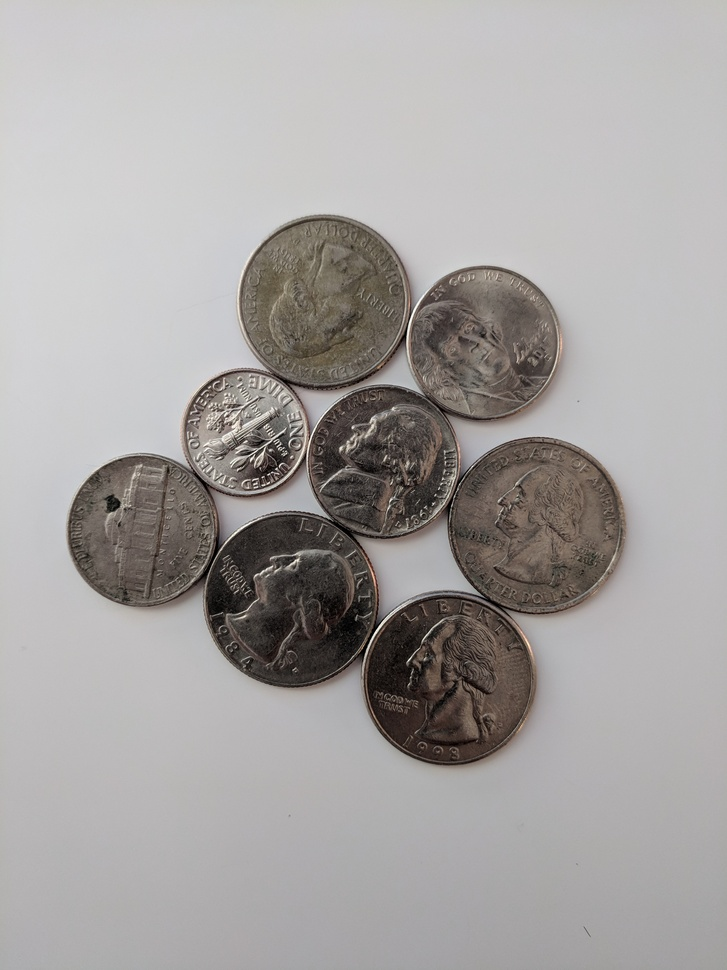
#> input picture DATA/coins_on_white.jpg, 727 x 970 px, shrunk from 3036 x 4048 before the run, given in place of the camera
$ jupyter execute optical_flow.ipynb   (text cells are left out)
#> lines starting #> are read from the running program, lines starting #| are printed output that depends on the picture; after the words box and inside, x2 and y2 are one past the last pixel; in counts of white or black regions, pixels touching at a corner belong together
[cell 1]
import numpy as np
import cv2

[cell 2]
corner_track_params = dict(maxCorners = 10, qualityLevel = 0.3,
                           minDistance = 7, blockSize = 7)

[cell 3]
#params for lucas kanade method

lk_params = dict(winSize=(200,200), maxLevel = 2,
                 criteria = (cv2.TERM_CRITERIA_EPS |
                             cv2.TERM_CRITERIA_COUNT, 10, 0.03))

[cell 4]
cap = cv2.VideoCapture(0)

ret, prev_frame = cap.read()
#> prev_frame is the input picture: shape (970, 727, 3); mean B, G, R 162.1, 163.3, 166.4

prev_gray = cv2.cvtColor(prev_frame, cv2.COLOR_BGR2GRAY)

# points to track

prevPts = cv2.goodFeaturesToTrack(prev_gray, mask=None,
                                  **corner_track_params)
#> prevPts = [[276, 468], [268, 451], [259, 480], [275, 479], [285, 447], [423, 511], [267, 476], [275, 447], [277, 383], [251, 458]]

mask = np.zeros_like(prev_frame)

while True:
    ret, frame = cap.read()

    frame_gray = cv2.cvtColor(frame, cv2.COLOR_BGR2GRAY)

    nextPts, status, err = cv2.calcOpticalFlowPyrLK(prev_gray,
                                                    frame_gray,
                                                    prevPts,
                                                    None,
                                                   **lk_params)
#> nextPts has the same summary as prevPts; status = [1, 1, 1, 1, 1, 1, 1, 1, 1, 1]; err = [0, 0, 0, 0, 0, 0, 0, 0, 0, 0]
    good_new = nextPts[status==1]
#> good_new has the same summary as prevPts
    good_prev = prevPts[status==1]
#> good_prev has the same summary as prevPts

    for i, (new, prev) in enumerate(zip(good_new, good_prev)):
        x_new, y_new = new.ravel()
        x_prev, y_prev = prev.ravel()

        mask = cv2.line(mask, (int(x_new),int(y_new)),
                        (int(x_prev),int(y_prev)), (0,255,0),3)

        frame = cv2.circle(frame, (int(x_new), int(y_new)), 8, (0,0,255), -1)
#> this loop made 10 passes
#> (x_new, y_new, x_prev, y_prev) on passes 1 to 10: (276, 468, 276, 468), (268, 451, 268, 451), (259, 480, 259, 480), (275, 479, 275, 479), (285, 447, 285, 447), (423, 511, 423, 511), (267, 476, 267, 476), (275, 447, 275, 447), (277, 383, 277, 383), (251, 458, 251, 458)
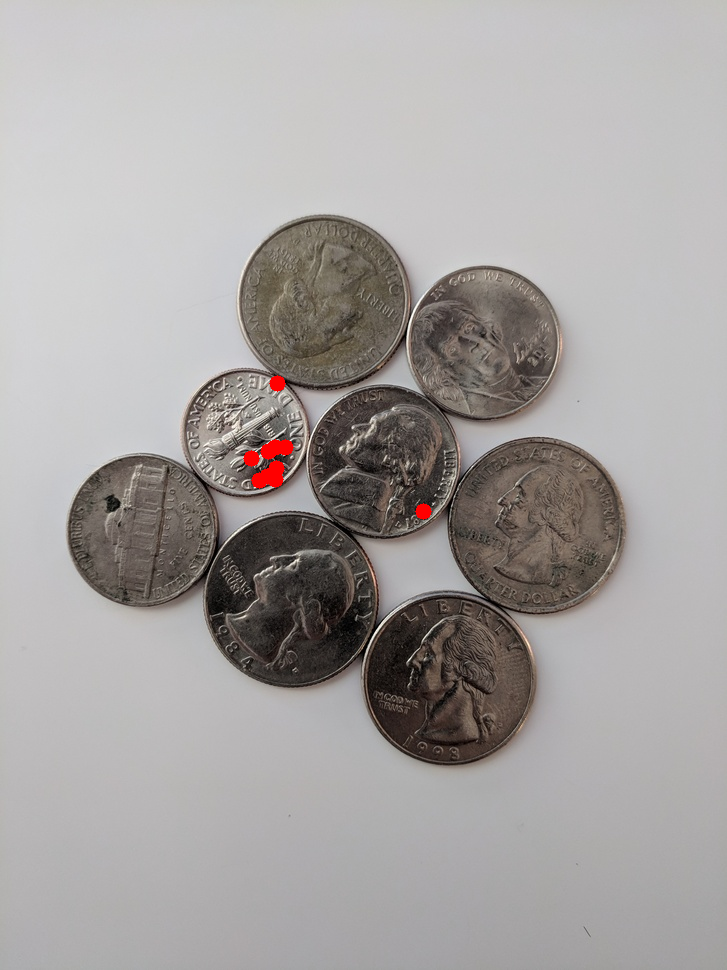
#> frame: shape (970, 727, 3); mean B, G, R 161.9, 163.1, 166.8
#> mask: shape (970, 727, 3); mean of channels 0, 1, 2 0, 0, 0

    img = cv2.add(frame, mask)
    cv2.imshow('tracking', img)

    k = cv2.waitKey(30) & 0xFF
#> (key Esc is pressed here)

    if k == 27:
        break

    prev_gray = frame_gray.copy()

    prevPts = good_new.reshape(-1,1,2)

cv2.destroyAllWindows()
cap.release()

[cell 5]
import numpy as np
import cv2

[cell 6]
cap = cv2.VideoCapture(0)

ret, frame1 = cap.read()

prevImg = cv2.cvtColor(frame1, cv2.COLOR_BGR2GRAY)

hsv_mask = np.zeros_like(frame1)
hsv_mask[:,:,1] = 255

while True:

    ret, frame2 = cap.read()

    nextImg = cv2.cvtColor(frame2, cv2.COLOR_BGR2GRAY)

    flow = cv2.calcOpticalFlowFarneback(prevImg, nextImg, None, 0.5, 3, 15, 3, 5, 1.2, 0)

    mag, ang = cv2.cartToPolar(flow[:,:,0], flow[:,:,1], angleInDegrees=True)
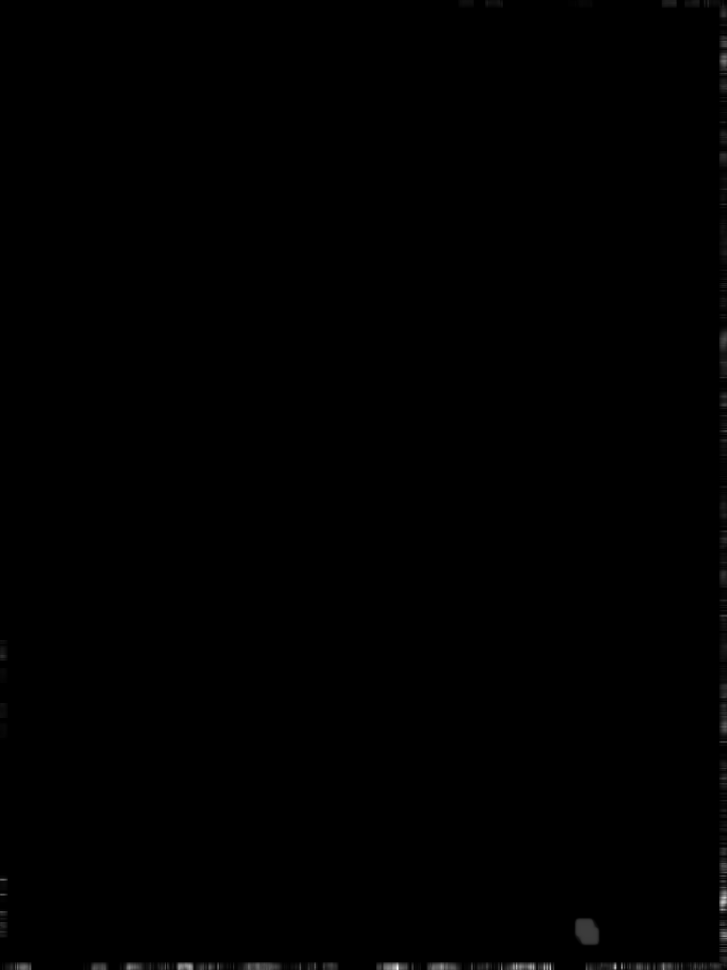
#> mag: shape (970, 727) float32; min 0, max 6.71e-05, mean 1.56e-07; drawn with min black and max white
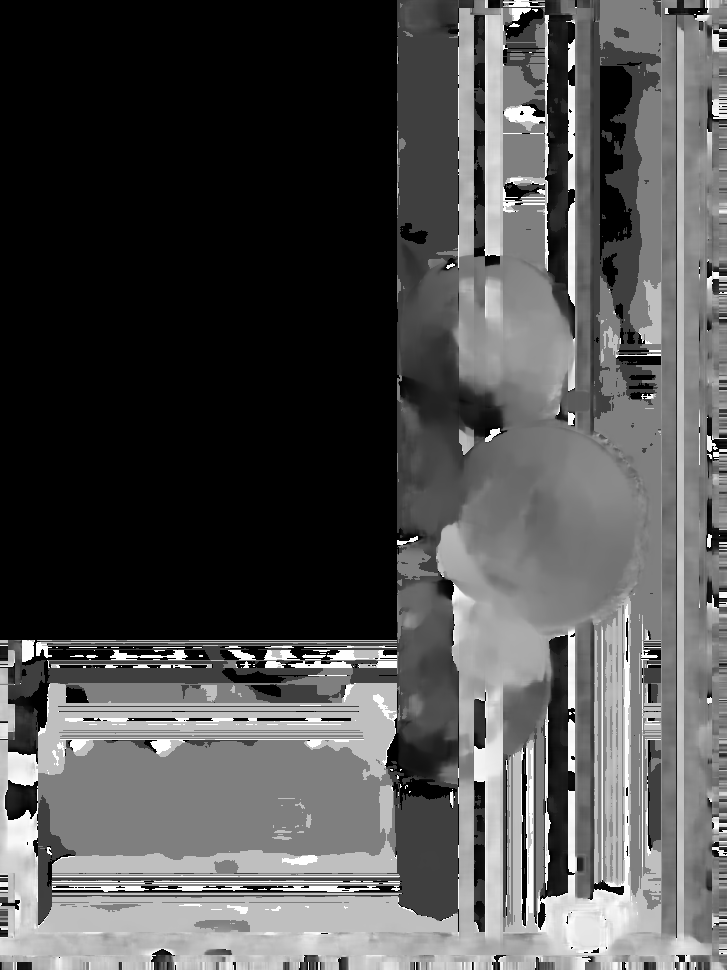
#> ang: shape (970, 727) float32; min 0, max 360, mean 113.6; drawn with min black and max white

    hsv_mask[:,:,0] = ang/2
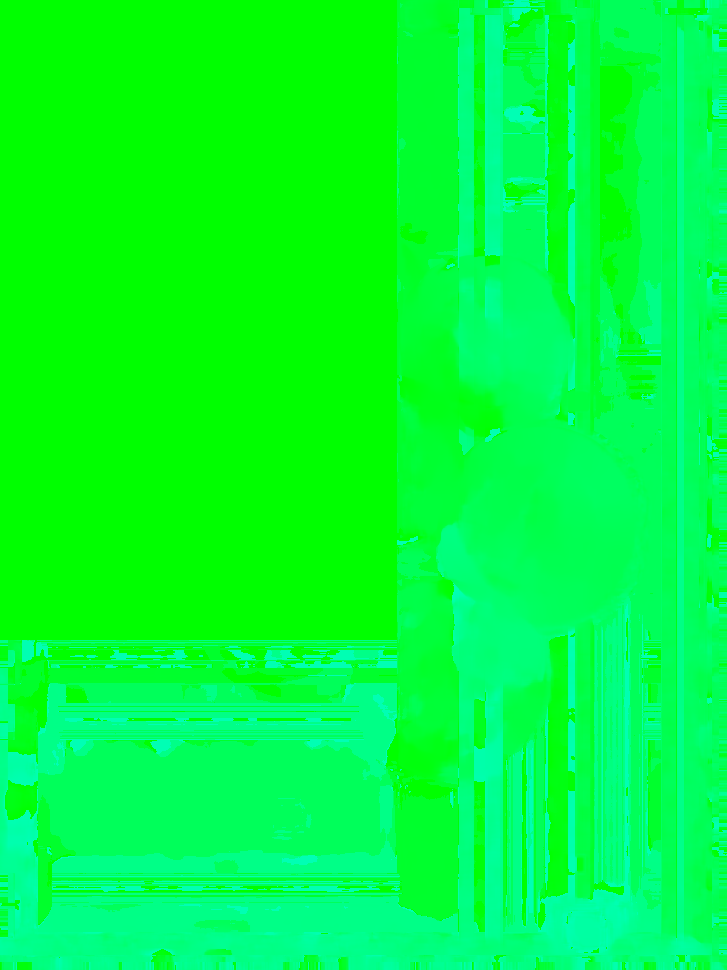
#> hsv_mask: shape (970, 727, 3); mean of channels 0, 1, 2 56.6, 255, 0; drawn as B, G, R

    hsv_mask[:,:,2] = cv2.normalize(mag, None, 0, 255, cv2.NORM_MINMAX)
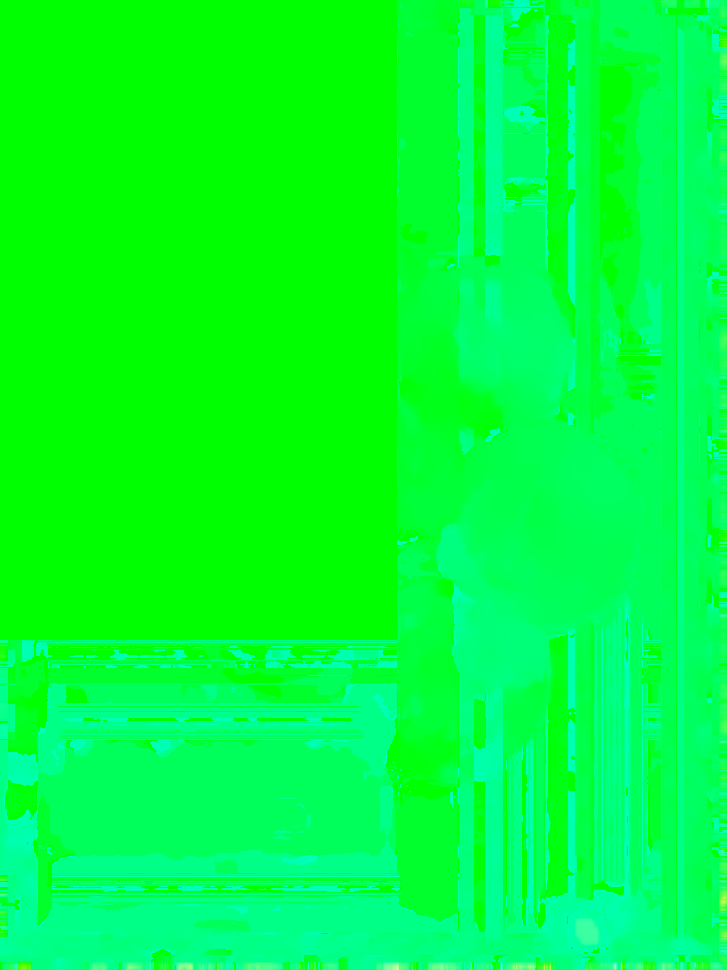
#> hsv_mask: shape (970, 727, 3); 2.11% of pixels changed, all inside (x1, y1, x2, y2) = (0, 0, 727, 970); drawn as B, G, R

    bgr = cv2.cvtColor(hsv_mask, cv2.COLOR_HSV2BGR)

    cv2.imshow('frame', bgr)

    k = cv2.waitKey(10) & 0xFF
#> (key Esc is pressed here)

    if k == 27:
        break
    prevImg = nextImg

cap.release()
cv2.destroyAllWindows()
